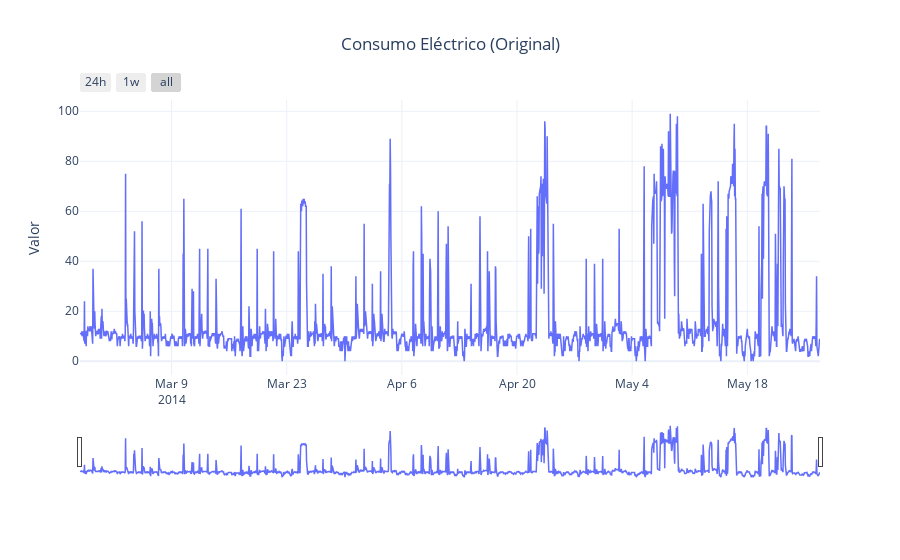

This figure's notebook cell:
### Code cell
# Cargar Dataset Electricity
dataset = get_dataset("electricity")
series_entry = next(iter(dataset.train)) # Tomamos la primera serie (índice 0)

# Recortamos a los últimos 4000 datos para agilizar el análisis visual
# y evitar saturar R
LIMIT = 2160
values = series_entry['target'][-LIMIT:]
start_date = pd.Timestamp(series_entry['start'].to_timestamp())
freq = series_entry['start'].freq

# Crear índice de fechas
timestamps = pd.date_range(
    end=start_date + pd.Timedelta(hours=len(series_entry['target'])), 
    periods=len(series_entry['target']), 
    freq=freq
)[-LIMIT:]

df = pd.DataFrame({'Date': timestamps, 'Consumo': values}) # Usamos 'Consumo' para mantener consistencia con el dataset
df.set_index('Date', inplace=True)

print(f"Dimensiones: {df.shape}")
display(df.head())

plot_('Consumo Eléctrico (Original)', (df.index, df["Consumo"], "Consumo"))

### Figure 1 — Plotly figure (JSON) as saved in the notebook; plotly's stock layout.template omitted (floating-point values rounded to 4 significant figures; data arrays with more than 128 entries replaced by an {"elided": "..."} marker saying what was removed)
{"data": [{"line": {"width": 1.5}, "mode": "lines", "name": "Consumo", "type": "scatter", "x": {"elided": "2160 str values"}, "y": {"elided": "2160 float values"}}], "layout": {"legend": {"orientation": "h", "y": 1.02}, "title": {"text": "Consumo Eléctrico (Original)", "x": 0.5}, "xaxis": {"rangeselector": {"buttons": [{"count": 24, "label": "24h", "step": "hour", "stepmode": "backward"}, {"count": 7, "label": "1w", "step": "day", "stepmode": "backward"}, {"step": "all"}]}, "rangeslider": {"visible": true}, "type": "date"}, "yaxis": {"autorange": true, "title": {"text": "Valor"}}}}
